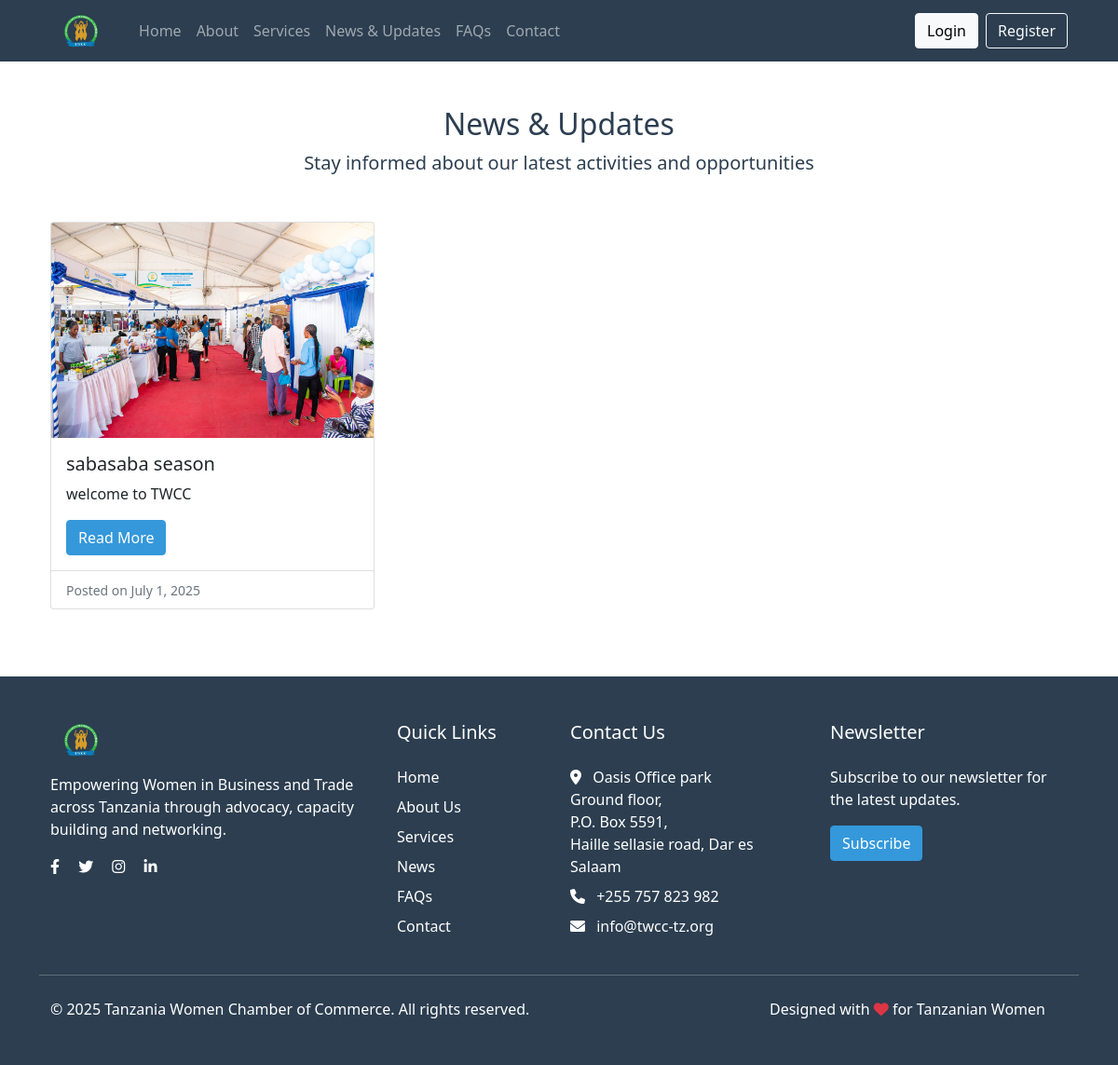
Page /news/ on the committed database.
### twccapp/models.py (models this page shows, shortened)
class News(models.Model):
    title = models.CharField(max_length=200)
    content = models.TextField()
    summary = models.TextField()
    image = models.ImageField(upload_to='news/', null=True, blank=True)
    date_posted = models.DateTimeField(default=timezone.now)
    author = models.ForeignKey(User, on_delete=models.SET_NULL, null=True)

### twccapp/views.py (the view)
# urls.py: path('news/', views.news, name='news'),
def news(request):
    news_list = News.objects.all().order_by('-date_posted')
    return render(request, 'twccapp/news.html', {'news_list': news_list})

### twccapp/templates/twccapp/news.html (shortened to what this page needs)
{% extends 'twccapp/base.html' %}
{% load static %}
{% block content %}
<section class="py-5">
    <div class="container">
        <div class="text-center mb-5">
            <h2>News & Updates</h2>
            <p class="lead">Stay informed about our latest activities and opportunities</p>
        </div>
        <div class="row">
            {% for news_item in news_list %}
            <div class="col-md-6 col-lg-4 mb-4">
                <div class="card h-100">
                    {% if news_item.image %}
                    <img src="{{ news_item.image.url }}" class="card-img-top" alt="{{ news_item.title }}">
                    {% endif %}
                    <div class="card-body">
                        <h5 class="card-title">{{ news_item.title }}</h5>
                        <p class="card-text">{{ news_item.summary }}</p>
                        <a href="{% url 'news_detail' news_item.id %}" class="btn btn-primary">Read More</a>
                    </div>
                    <div class="card-footer bg-transparent">
                        <small class="text-muted">Posted on {{ news_item.date_posted|date:"F j, Y" }}</small>
                    </div>
                </div>
            </div>
            {% endfor %}
        </div>
    </div>
</section>
{% endblock %}

### twccapp/static/twccapp/css/style.css (style rules this page uses)
:root { --primary-color: #2c3e50; --secondary-color: #3498db; --light-color: #ecf0f1; --dark-color: #2c3e50; }
body { font-family: 'Segoe UI', Tahoma, Geneva, Verdana, sans-serif; color: var(--dark-color); }
.btn-primary { background-color: var(--secondary-color); border-color: var(--secondary-color); }
.card { transition: transform 0.3s ease; }

### rows in the picture
News: image (picture), title "sabasaba season", summary "welcome to TWCC", date_posted "July 1, 2025"
